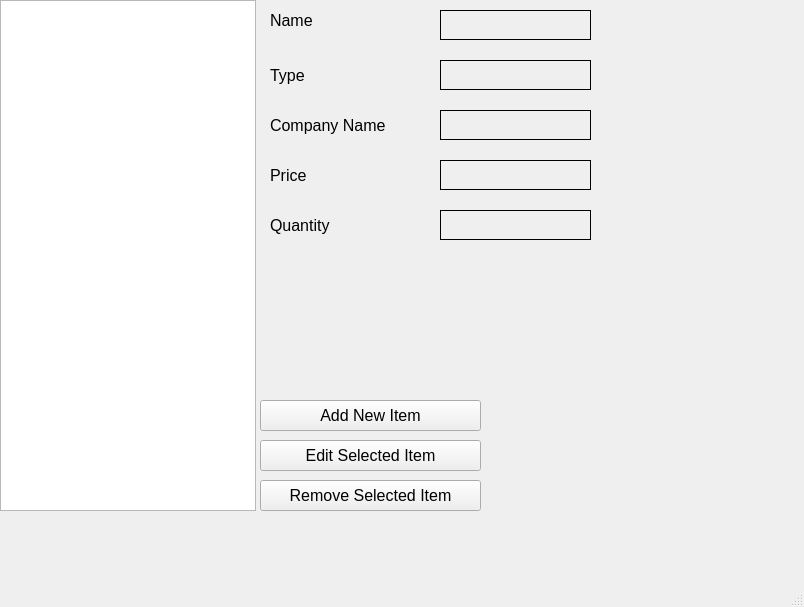
<?xml version="1.0" encoding="UTF-8"?>
<ui version="4.0">
 <class>MainWindow</class>
 <widget class="QMainWindow" name="MainWindow">
  <property name="geometry">
   <rect>
    <x>0</x>
    <y>0</y>
    <width>804</width>
    <height>607</height>
   </rect>
  </property>
  <property name="windowTitle">
   <string>MainWindow</string>
  </property>
  <widget class="QWidget" name="centralwidget">
   <widget class="QPushButton" name="addnewitembutton">
    <property name="geometry">
     <rect>
      <x>260</x>
      <y>400</y>
      <width>221</width>
      <height>31</height>
     </rect>
    </property>
    <property name="font">
     <font>
      <pointsize>12</pointsize>
     </font>
    </property>
    <property name="text">
     <string>Add New Item</string>
    </property>
   </widget>
   <widget class="QListWidget" name="productlist">
    <property name="geometry">
     <rect>
      <x>0</x>
      <y>0</y>
      <width>256</width>
      <height>511</height>
     </rect>
    </property>
   </widget>
   <widget class="QLabel" name="ComapnyName">
    <property name="geometry">
     <rect>
      <x>270</x>
      <y>100</y>
      <width>151</width>
      <height>51</height>
     </rect>
    </property>
    <property name="font">
     <font>
      <pointsize>12</pointsize>
     </font>
    </property>
    <property name="text">
     <string>Company Name</string>
    </property>
   </widget>
   <widget class="QLabel" name="Price">
    <property name="geometry">
     <rect>
      <x>270</x>
      <y>160</y>
      <width>51</width>
      <height>31</height>
     </rect>
    </property>
    <property name="font">
     <font>
      <pointsize>12</pointsize>
     </font>
    </property>
    <property name="text">
     <string>Price</string>
    </property>
   </widget>
   <widget class="QLabel" name="Quantity">
    <property name="geometry">
     <rect>
      <x>270</x>
      <y>210</y>
      <width>91</width>
      <height>31</height>
     </rect>
    </property>
    <property name="font">
     <font>
      <pointsize>12</pointsize>
     </font>
    </property>
    <property name="text">
     <string>Quantity</string>
    </property>
   </widget>
   <widget class="QLabel" name="Type">
    <property name="geometry">
     <rect>
      <x>270</x>
      <y>60</y>
      <width>51</width>
      <height>31</height>
     </rect>
    </property>
    <property name="font">
     <font>
      <pointsize>12</pointsize>
     </font>
    </property>
    <property name="text">
     <string>Type</string>
    </property>
   </widget>
   <widget class="QLabel" name="Name">
    <property name="geometry">
     <rect>
      <x>270</x>
      <y>10</y>
      <width>61</width>
      <height>20</height>
     </rect>
    </property>
    <property name="font">
     <font>
      <pointsize>12</pointsize>
     </font>
    </property>
    <property name="text">
     <string>Name</string>
    </property>
   </widget>
   <widget class="QLabel" name="namelabel">
    <property name="geometry">
     <rect>
      <x>440</x>
      <y>10</y>
      <width>151</width>
      <height>30</height>
     </rect>
    </property>
    <property name="font">
     <font>
      <pointsize>12</pointsize>
     </font>
    </property>
    <property name="frameShape">
     <enum>QFrame::Panel</enum>
    </property>
    <property name="text">
     <string/>
    </property>
   </widget>
   <widget class="QLabel" name="typelabel">
    <property name="geometry">
     <rect>
      <x>440</x>
      <y>60</y>
      <width>151</width>
      <height>30</height>
     </rect>
    </property>
    <property name="font">
     <font>
      <pointsize>12</pointsize>
     </font>
    </property>
    <property name="frameShape">
     <enum>QFrame::Panel</enum>
    </property>
    <property name="text">
     <string/>
    </property>
   </widget>
   <widget class="QLabel" name="companynamelabel">
    <property name="geometry">
     <rect>
      <x>440</x>
      <y>110</y>
      <width>151</width>
      <height>30</height>
     </rect>
    </property>
    <property name="font">
     <font>
      <pointsize>12</pointsize>
     </font>
    </property>
    <property name="frameShape">
     <enum>QFrame::Panel</enum>
    </property>
    <property name="text">
     <string/>
    </property>
   </widget>
   <widget class="QLabel" name="pricelabel">
    <property name="geometry">
     <rect>
      <x>440</x>
      <y>160</y>
      <width>151</width>
      <height>30</height>
     </rect>
    </property>
    <property name="font">
     <font>
      <pointsize>12</pointsize>
     </font>
    </property>
    <property name="frameShape">
     <enum>QFrame::Panel</enum>
    </property>
    <property name="text">
     <string/>
    </property>
   </widget>
   <widget class="QLabel" name="quantitylabel">
    <property name="geometry">
     <rect>
      <x>440</x>
      <y>210</y>
      <width>151</width>
      <height>30</height>
     </rect>
    </property>
    <property name="font">
     <font>
      <pointsize>12</pointsize>
     </font>
    </property>
    <property name="frameShape">
     <enum>QFrame::Panel</enum>
    </property>
    <property name="text">
     <string/>
    </property>
   </widget>
   <widget class="QPushButton" name="removeitembutton">
    <property name="geometry">
     <rect>
      <x>260</x>
      <y>480</y>
      <width>221</width>
      <height>31</height>
     </rect>
    </property>
    <property name="font">
     <font>
      <pointsize>12</pointsize>
     </font>
    </property>
    <property name="text">
     <string>Remove Selected Item</string>
    </property>
   </widget>
   <widget class="QPushButton" name="edititembutton">
    <property name="geometry">
     <rect>
      <x>260</x>
      <y>440</y>
      <width>221</width>
      <height>31</height>
     </rect>
    </property>
    <property name="font">
     <font>
      <pointsize>12</pointsize>
     </font>
    </property>
    <property name="text">
     <string>Edit Selected Item</string>
    </property>
   </widget>
  </widget>
  <widget class="QMenuBar" name="menubar">
   <property name="geometry">
    <rect>
     <x>0</x>
     <y>0</y>
     <width>804</width>
     <height>26</height>
    </rect>
   </property>
  </widget>
  <widget class="QStatusBar" name="statusbar"/>
 </widget>
 <resources/>
 <connections/>
</ui>
